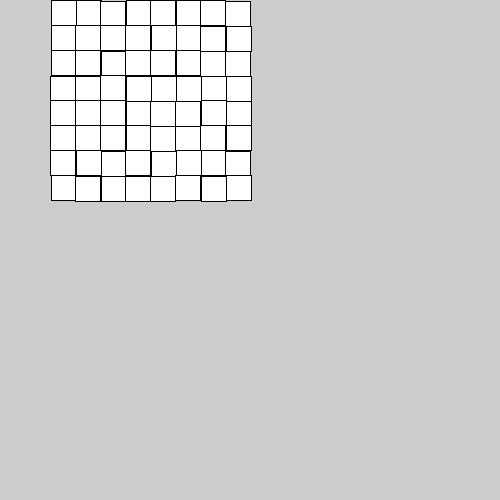
Frame 1 (no input)
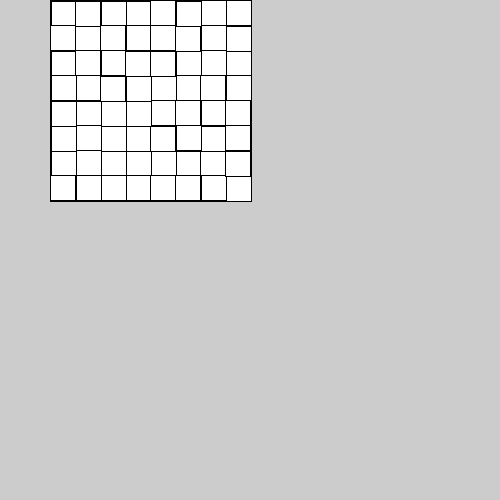
Frame 60 (the mouse pressed at the canvas centre just before this capture)
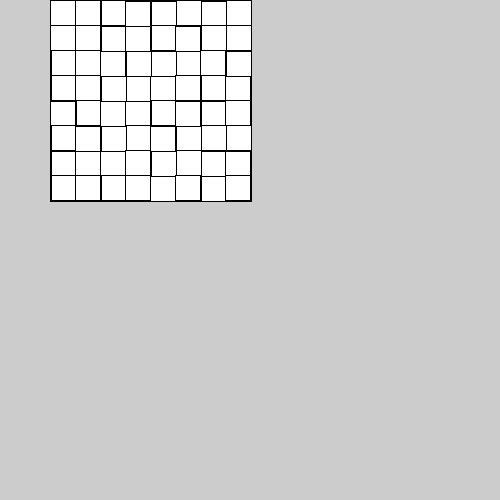
Frame 120 (the mouse held since frame 60 and released just before this capture)

The Processing sketch that drew these frames (run headless with seeded random() and noise(); from frame 60 on, the mouse is pressed at the canvas centre):

// Processing sketch: rectangle_grid
// ── rectangle_grid.pde
void setup(){
size(500, 500);
}
void draw(){
for (int i = 50; i < 250; i = i+25) {
  for (int j = 0; j < 200; j = j+25) {
    rect(i + random(2), j + random(2), 25, 25);
  }
}
}
